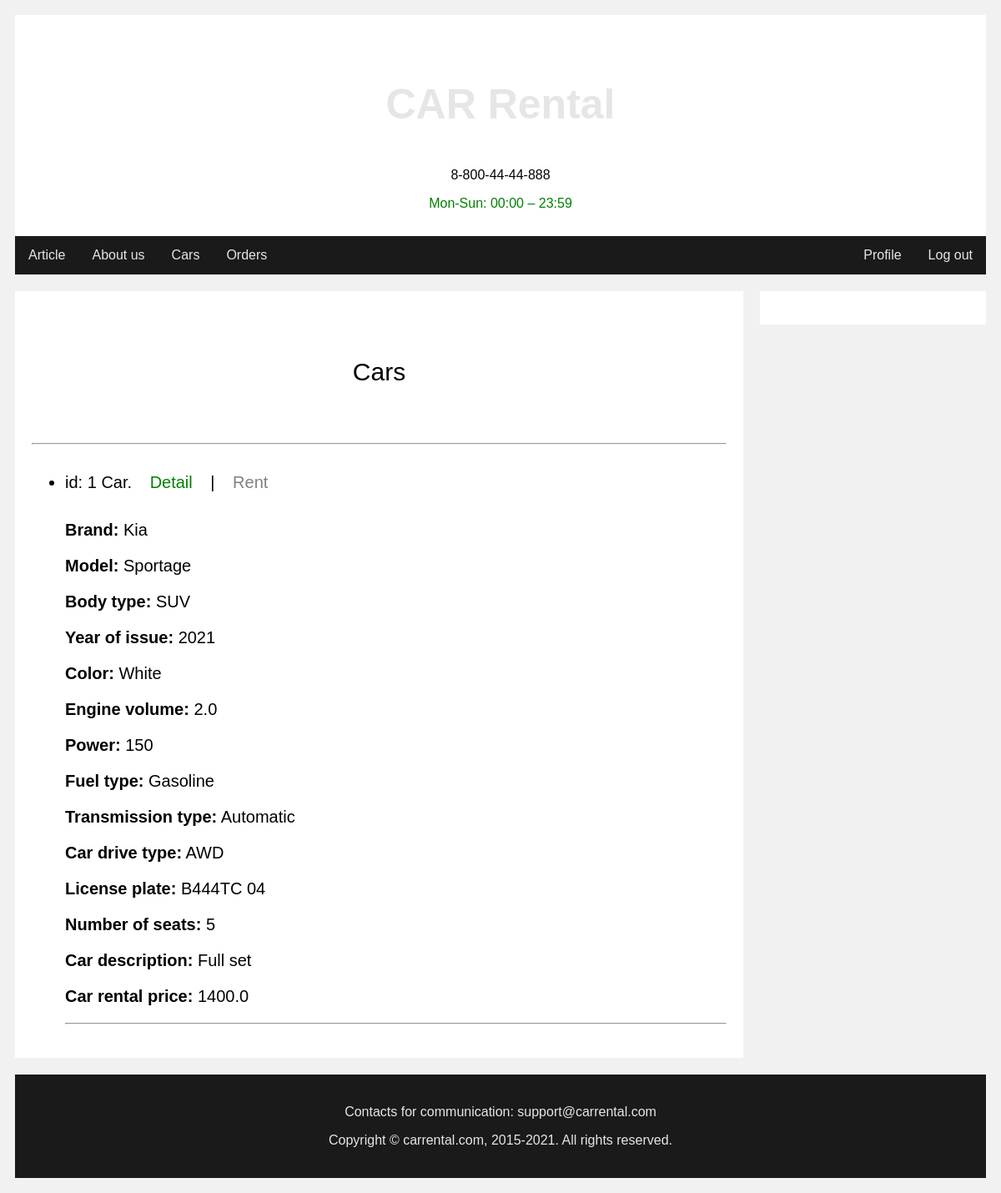
/overview/car/list/, run on the app's committed database.
### b_car_rental/models.py (models this page shows, shortened)
class Car(models.Model):
    id = models.BigAutoField(
        auto_created=True,
        primary_key=True,
        serialize=False,
        verbose_name='ID',
        db_column='id'
    )
    brand = models.CharField(
        max_length=255,
        verbose_name='Brand',
        db_column='brand'
    )
    model = models.CharField(
        max_length=255,
        verbose_name='Model',
        db_column='model'
    )
    BODY_TYPE_CHOICES = [
        ('Convertible', 'Convertible'),
        ('Coupe', 'Coupe'),
        ('SUV', 'SUV'),
        ('Sedan', 'Sedan'),
        ('Truck', 'Truck'),
        ('Van', 'Van'),
        ('Wagon', 'Wagon'),
        ('Hatchback', 'Hatchback'),
        ('Hybrid', 'Hybrid'),
        ('Electric', 'Electric'),
    ]
    body_type = models.CharField(
        max_length=20,
        choices=BODY_TYPE_CHOICES,
        verbose_name='Body type',
        db_column='body_type'
    )
    year_of_issue = models.IntegerField(
        choices=YEAR_CHOICES,
        default=datetime.datetime.now().year,
        verbose_name='Year of issue',
        db_column='year_of_issue'
    )
    color = models.CharField(
        max_length=255,
        verbose_name='Color',
        db_column='color'
    )
    engine_volume = models.FloatField()
    power = models.IntegerField()
    FUEL_TYPE_CHOICES = [
        ('Gasoline', 'Gasoline'),
        ('Diesel', 'Diesel'),
        ('Electricity', 'Electricity'),
    ]
    fuel_type = models.CharField(
        max_length=12,
        choices=FUEL_TYPE_CHOICES,
        verbose_name='Fuel type',
        db_column='fuel_type'
    )
    TRANSMISSION_TYPE_CHOICES = [
        ('Automatic', 'Automatic'),
        ('Manual', 'Manual'),
        ('Automated Manual', 'Automated Manual'),
        ('Continuously Variable', 'Continuously Variable'),
    ]
    transmission_type = models.CharField(
        max_length=30,
        choices=TRANSMISSION_TYPE_CHOICES,
        verbose_name='Transmission type',
        db_column='transmission_type'
    )
    CAR_DRIVE_TYPE_CHOICES = [
        ('FWD', 'FWD'),
        ('RWD', 'RWD'),
        ('AWD', 'AWD'),
        ('4WD', '4WD'),
    ]
    car_drive_type = models.CharField(
        max_length=35,
        choices=CAR_DRIVE_TYPE_CHOICES,
        verbose_name='Car drive type',
        db_column='car_drive_type'
    )
    license_plate = models.CharField(
        max_length=10,
        unique=True,
        verbose_name='License plate',
        db_column='license_plate'
    )
    number_of_seats = models.IntegerField()
    description = models.CharField(
        max_length=255,
        verbose_name='Description',
        db_column='description'
    )
    price = models.FloatField()
    CAR_STATUS_CHOICES = [
        ('Available', 'Available'),
        ('Reserved', 'Reserved'),
        ('Rented', 'Rented'),
        ('Maintenance', 'Maintenance'),
    ]
    car_status = models.CharField(
        max_length=12,
        choices=CAR_STATUS_CHOICES,
        default='Available',
        verbose_name='Car status',
        db_column='car_status'
    )
    publishing_date = models.DateTimeField(
        default=timezone.now,
        verbose_name='Publishing date',
        db_column='publishing_date'
    )
    published_by = models.ForeignKey(
        settings.AUTH_USER_MODEL,
        on_delete=models.CASCADE,
        verbose_name='Published by',
        db_column='published_by'
    )
    class Meta:
        verbose_name = 'car'
        verbose_name_plural = 'Cars'
        db_table = 'cars'

### b_car_rental/views.py (the view)
# urls.py: path('overview/car/list/', CarListView.as_view(), name='overview_car_list'),
class CarListView(ListView):
    model = Car
    template_name = 'b_car_rental/list_view/car_list.html'

### b_user/models.py (called while the page is built)
    def __str__(self):
        return f'{self.first_name} {self.last_name} : {self.email}, {self.phone_number}'

### templates/b_car_rental/list_view/car_list.html
{% extends 'website/base_site_1_user.html' %} {% load crispy_forms_tags %} {% block title %} Cars {% endblock title %} {% block left_main %}
<div>
    <div class='header'>
        <p style="font-size: 30px">Cars</p>
    </div>
    <hr />
    <ul style="font-size: 20px">
        {% for object in object_list %}
        <li>id: {{ object.id }} Car.
            <a href="/overview/car/{{ object.id }}/detail/" style="color: green">Detail</a> | <a href="/overview/car/{{ object.id }}/rent/" style="color: gray">Rent</a>
            <p><strong>Brand:</strong> {{ object.brand }}</p>
            <p><strong>Model:</strong> {{ object.model }}</p>
            <p><strong>Body type:</strong> {{ object.body_type }}</p>
            <p><strong>Year of issue:</strong> {{ object.year_of_issue }}</p>
            <p><strong>Color:</strong> {{ object.color }}</p>
            <p><strong>Engine volume:</strong> {{ object.engine_volume }}</p>
            <p><strong>Power:</strong> {{ object.power }}</p>
            <p><strong>Fuel type:</strong> {{ object.fuel_type }}</p>
            <p><strong>Transmission type:</strong> {{ object.transmission_type }}</p>
            <p><strong>Car drive type:</strong> {{ object.car_drive_type }}</p>
            <p><strong>License plate:</strong> {{ object.license_plate }}</p>
            <p><strong>Number of seats:</strong> {{ object.number_of_seats }}</p>
            <p><strong>Car description:</strong> {{ object.description }}</p>
            <p><strong>Car rental price:</strong> {{ object.price }}</p>
        </li>
        <hr />
        {% empty %}
        <li>No cars yet.</li>
        {% endfor %}
    </ul>
</div>
{% endblock left_main %} {% block right_main %} {% endblock right_main %}

### templates/website/base_site_1_user.html (style rules this page uses)
* { box-sizing: border-box; }
body { font-family: Arial; padding: 10px; background: #f1f1f1; }
.header { padding: 30px; text-align: center; background: white; }
a, .dropbtn { display: inline-block; color: #e6e6e6; text-align: center; padding: 14px 16px; text-decoration: none; }

### data on the page
Car: id "1", brand "Kia", model "Sportage", body_type "SUV", year_of_issue "2021", color "White", engine_volume "2.0", power "150", fuel_type "Gasoline", transmission_type "Automatic", car_drive_type "AWD", license_plate "B444TC 04", number_of_seats "5", description "Full set", price "1400.0"
